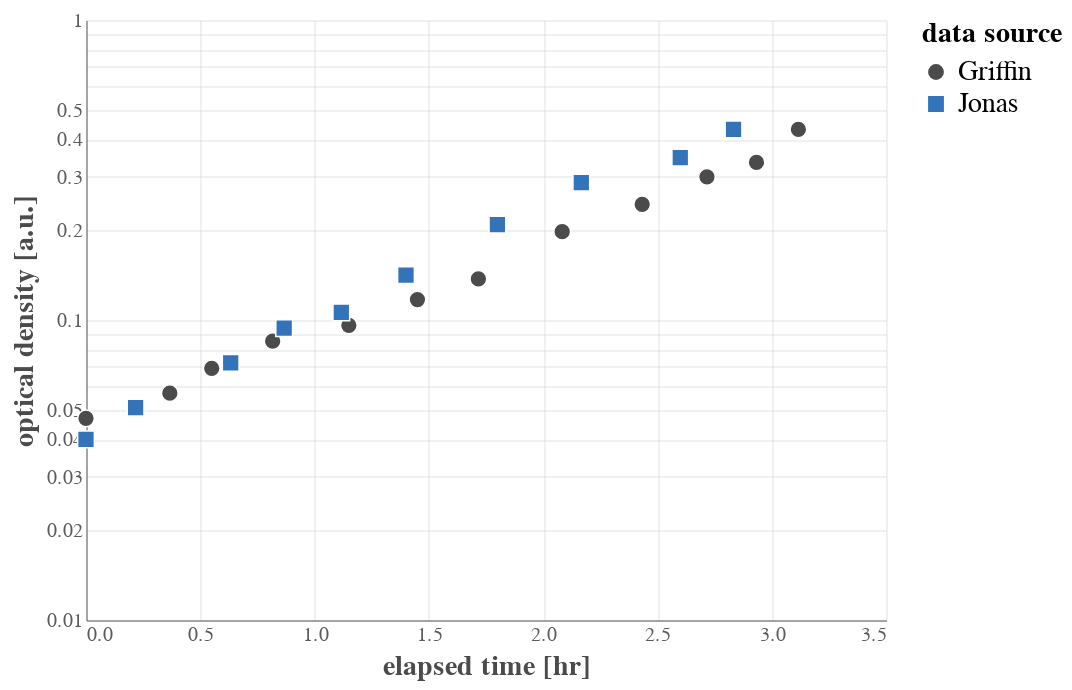

Notebook code cell kept with this figure:
### Markdown cell above
## January 15 Growth Data
Jonas shared with me a dataset of bacterial growth curves obtained on a variety of well-defined carbon substrates. I tidied up the data so it's more easily readable, which we load and plot below.

### Code cell
# Load the data 
gold_std = pd.read_csv('../../data/carbon_source_growth_data.csv')
data = pd.read_csv('../../data/2021-01-15_glucose_growth.csv')

# Convert my minute tracking to hours
data['elapsed_time_hr'] = data['elapsed_time_min'].values / 60
data.drop(columns=['elapsed_time_min'], inplace=True)
data.rename(columns={'od_600nm':'od_600'}, inplace=True)

# Drop points below 0.4 and rescale time
data = data[data['od_600'] >= 0.04]
data['elapsed_time_hr'] -= data['elapsed_time_hr'].min()

# Add identifiers
data['source'] = 'Griffin'
gold_std['source'] = 'Jonas'

# Restrict to glucose
gold_std = gold_std[gold_std['carbon_source']=='glucose']

# Merge
merged = pd.concat([data, gold_std], sort=False)

# Set up the plot base.
base = alt.Chart(merged).encode(
        x=alt.X(field='elapsed_time_hr', type='quantitative', title='elapsed time [hr]'),
        y=alt.Y(field='od_600', type='quantitative', title='optical density [a.u.]',
               scale=alt.Scale(type='log')),
        shape=alt.Shape(field='source', type='nominal'),
        color=alt.Color(field='source', type='nominal', title='data source')
)
points = base.mark_point(size=70)
points

### Figure 1 — Vega-Lite specification as saved in the notebook (floating-point values rounded to 4 significant figures)
{"config": {"background": "white", "group": {"fill": "white"}, "view": {"strokeWidth": 0, "height": 300, "width": 400, "fill": "#ffffff"}, "point": {"size": 40, "filled": true, "opacity": 1, "strokeWidth": 0.75, "stroke": "#FFFFFF"}, "square": {"size": 40, "filled": true, "opacity": 1, "strokeWidth": 0.75, "stroke": "#FFFFFF"}, "circle": {"size": 40, "filled": true, "opacity": 1, "strokeWidth": 0.75, "stroke": "#FFFFFF"}, "line": {"size": 1}, "axis": {"domainColor": "#5b5b5b", "domainWidth": 0.5, "labelColor": "#5b5b5b", "labelFontSize": 10, "labelFont": "Nunito", "titleFont": "Nunito", "titleFontWeight": 700, "titleFontSize": 14, "titleColor": "#4b4b4b", "X": {"titleAnchor": "end"}, "Y": {"titleAnchor": "start"}, "grid": true, "gridColor": "#c1c1c1", "gridWidth": 0.25, "ticks": false}, "range": {"category": ["#4c4b4c", "#3373ba", "#5cb75b", "#d8534f", "#8066ad", "#f0ad4d"]}, "legend": {"labelFontSize": 14, "labelFont": "Nunito", "titleFont": "Nunito", "titleFontSize": 14, "titleFontWeight": 700, "titleFontColor": "#44b4b4b", "symbolSize": 75}, "title": {"font": "Nunito", "fontWeight": 700, "fontSize": 14, "fontColor": "#4b4b4b", "anchor": "start"}}, "data": {"name": "data-8d3e1a38470ca3dc4f875e5d79fc5849"}, "mark": {"type": "point", "size": 70}, "encoding": {"color": {"type": "nominal", "field": "source", "title": "data source"}, "shape": {"type": "nominal", "field": "source"}, "x": {"type": "quantitative", "field": "elapsed_time_hr", "title": "elapsed time [hr]"}, "y": {"type": "quantitative", "field": "od_600", "scale": {"type": "log"}, "title": "optical density [a.u.]"}}, "$schema": "https://vega.github.io/schema/vega-lite/v4.8.1.json", "datasets": {"data-8d3e1a38470ca3dc4f875e5d79fc5849": [{"clock_time": "13:37", "carbon_source": "glucose", "od_600": 0.047, "date": "2021-01-15", "elapsed_time_hr": 0.0, "source": "Griffin"}, {"clock_time": "13:59", "carbon_source": "glucose", "od_600": 0.057, "date": "2021-01-15", "elapsed_time_hr": 0.3667, "source": "Griffin"}, {"clock_time": "14:10", "carbon_source": "glucose", "od_600": 0.069, "date": "2021-01-15", "elapsed_time_hr": 0.55, "source": "Griffin"}, {"clock_time": "14:26", "carbon_source": "glucose", "od_600": 0.085, "date": "2021-01-15", "elapsed_time_hr": 0.8167, "source": "Griffin"}, {"clock_time": "14:46", "carbon_source": "glucose", "od_600": 0.096, "date": "2021-01-15", "elapsed_time_hr": 1.15, "source": "Griffin"}, {"clock_time": "15:04", "carbon_source": "glucose", "od_600": 0.117, "date": "2021-01-15", "elapsed_time_hr": 1.45, "source": "Griffin"}, {"clock_time": "15:21", "carbon_source": "glucose", "od_600": 0.137, "date": "2021-01-15", "elapsed_time_hr": 1.717, "source": "Griffin"}, {"clock_time": "15:43", "carbon_source": "glucose", "od_600": 0.197, "date": "2021-01-15", "elapsed_time_hr": 2.083, "source": "Griffin"}, {"clock_time": "16:04", "carbon_source": "glucose", "od_600": 0.243, "date": "2021-01-15", "elapsed_time_hr": 2.433, "source": "Griffin"}, {"clock_time": "16:21", "carbon_source": "glucose", "od_600": 0.3, "date": "2021-01-15", "elapsed_time_hr": 2.717, "source": "Griffin"}, {"clock_time": "16:34", "carbon_source": "glucose", "od_600": 0.335, "date": "2021-01-15", "elapsed_time_hr": 2.933, "source": "Griffin"}, {"clock_time": "16:43", "carbon_source": "glucose", "od_600": 0.432, "date": "2021-01-15", "elapsed_time_hr": 3.117, "source": "Griffin"}, {"clock_time": "10:43", "carbon_source": "glucose", "od_600": 0.04, "date": null, "elapsed_time_hr": 0.0, "source": "Jonas"}, {"clock_time": "10:56", "carbon_source": "glucose", "od_600": 0.051, "date": null, "elapsed_time_hr": 0.217, "source": "Jonas"}, {"clock_time": "11:21", "carbon_source": "glucose", "od_600": 0.072, "date": null, "elapsed_time_hr": 0.633, "source": "Jonas"}, {"clock_time": "11:35", "carbon_source": "glucose", "od_600": 0.094, "date": null, "elapsed_time_hr": 0.867, "source": "Jonas"}, {"clock_time": "11:50", "carbon_source": "glucose", "od_600": 0.106, "date": null, "elapsed_time_hr": 1.117, "source": "Jonas"}, {"clock_time": "12:07", "carbon_source": "glucose", "od_600": 0.141, "date": null, "elapsed_time_hr": 1.4, "source": "Jonas"}, {"clock_time": "12:31", "carbon_source": "glucose", "od_600": 0.208, "date": null, "elapsed_time_hr": 1.8, "source": "Jonas"}, {"clock_time": "12:53", "carbon_source": "glucose", "od_600": 0.287, "date": null, "elapsed_time_hr": 2.167, "source": "Jonas"}, {"clock_time": "13:09", "carbon_source": "glucose", "od_600": 0.348, "date": null, "elapsed_time_hr": 2.6, "source": "Jonas"}, {"clock_time": "13:23", "carbon_source": "glucose", "od_600": 0.432, "date": null, "elapsed_time_hr": 2.833, "source": "Jonas"}]}}
